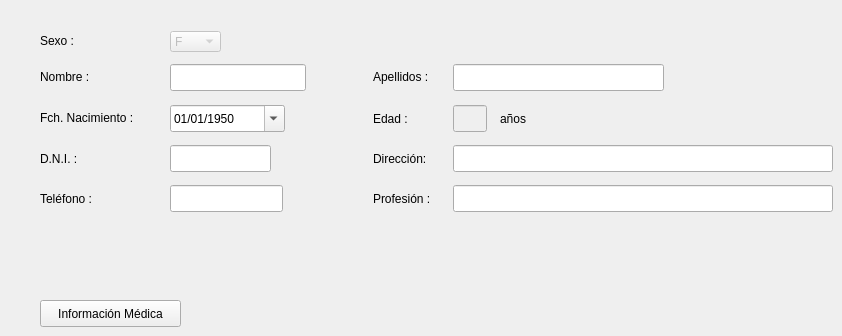
    <widget class="QWidget" name="tab_DatosPers">
     <attribute name="title">
      <string>Datos Personales</string>
     </attribute>
     <widget class="QPushButton" name="pushButton_InfMed">
      <property name="geometry">
       <rect>
        <x>40</x>
        <y>300</y>
        <width>141</width>
        <height>27</height>
       </rect>
      </property>
      <property name="text">
       <string>Información Médica</string>
      </property>
     </widget>
     <widget class="QLabel" name="label_nom">
      <property name="geometry">
       <rect>
        <x>40</x>
        <y>68</y>
        <width>62</width>
        <height>17</height>
       </rect>
      </property>
      <property name="text">
       <string>Nombre :</string>
      </property>
     </widget>
     <widget class="QLineEdit" name="lineEdit_Nom">
      <property name="geometry">
       <rect>
        <x>170</x>
        <y>64</y>
        <width>136</width>
        <height>27</height>
       </rect>
      </property>
      <property name="text">
       <string/>
      </property>
     </widget>
     <widget class="QLabel" name="label_apell">
      <property name="geometry">
       <rect>
        <x>373</x>
        <y>68</y>
        <width>71</width>
        <height>17</height>
       </rect>
      </property>
      <property name="text">
       <string>Apellidos :</string>
      </property>
     </widget>
     <widget class="QLineEdit" name="lineEdit_Apell">
      <property name="geometry">
       <rect>
        <x>453</x>
        <y>64</y>
        <width>211</width>
        <height>27</height>
       </rect>
      </property>
     </widget>
     <widget class="QLabel" name="label_edad">
      <property name="geometry">
       <rect>
        <x>373</x>
        <y>110</y>
        <width>41</width>
        <height>17</height>
       </rect>
      </property>
      <property name="text">
       <string>Edad :</string>
      </property>
     </widget>
     <widget class="QLineEdit" name="lineEdit_Edad">
      <property name="enabled">
       <bool>false</bool>
      </property>
      <property name="geometry">
       <rect>
        <x>453</x>
        <y>105</y>
        <width>34</width>
        <height>27</height>
       </rect>
      </property>
      <property name="readOnly">
       <bool>true</bool>
      </property>
     </widget>
     <widget class="QLabel" name="label_sexo">
      <property name="geometry">
       <rect>
        <x>40</x>
        <y>32</y>
        <width>41</width>
        <height>17</height>
       </rect>
      </property>
      <property name="text">
       <string>Sexo :</string>
      </property>
     </widget>
     <widget class="QComboBox" name="combo_FM">
      <property name="enabled">
       <bool>false</bool>
      </property>
      <property name="geometry">
       <rect>
        <x>170</x>
        <y>31</y>
        <width>51</width>
        <height>21</height>
       </rect>
      </property>
      <property name="editable">
       <bool>false</bool>
      </property>
      <item>
       <property name="text">
        <string>F</string>
       </property>
      </item>
      <item>
       <property name="text">
        <string>M</string>
       </property>
      </item>
     </widget>
     <widget class="QDateTimeEdit" name="date_FNac">
      <property name="geometry">
       <rect>
        <x>170</x>
        <y>105</y>
        <width>115</width>
        <height>27</height>
       </rect>
      </property>
      <property name="date">
       <date>
        <year>1950</year>
        <month>1</month>
        <day>1</day>
       </date>
      </property>
      <property name="displayFormat">
       <string>dd/MM/yyyy</string>
      </property>
      <property name="calendarPopup">
       <bool>true</bool>
      </property>
     </widget>
     <widget class="QLabel" name="label_FNac">
      <property name="geometry">
       <rect>
        <x>40</x>
        <y>110</y>
        <width>118</width>
        <height>16</height>
       </rect>
      </property>
      <property name="text">
       <string>Fch. Nacimiento :</string>
      </property>
     </widget>
     <widget class="QLabel" name="label_dni">
      <property name="geometry">
       <rect>
        <x>40</x>
        <y>150</y>
        <width>47</width>
        <height>17</height>
       </rect>
      </property>
      <property name="text">
       <string>D.N.I. :</string>
      </property>
     </widget>
     <widget class="QLineEdit" name="lineEdit_Dni">
      <property name="geometry">
       <rect>
        <x>170</x>
        <y>145</y>
        <width>101</width>
        <height>27</height>
       </rect>
      </property>
     </widget>
     <widget class="QLabel" name="label_dir">
      <property name="geometry">
       <rect>
        <x>373</x>
        <y>150</y>
        <width>71</width>
        <height>17</height>
       </rect>
      </property>
      <property name="text">
       <string>Dirección:</string>
      </property>
     </widget>
     <widget class="QLineEdit" name="lineEdit_Dir">
      <property name="geometry">
       <rect>
        <x>453</x>
        <y>145</y>
        <width>380</width>
        <height>27</height>
       </rect>
      </property>
      <property name="readOnly">
       <bool>false</bool>
      </property>
     </widget>
     <widget class="QLabel" name="label_prof">
      <property name="geometry">
       <rect>
        <x>373</x>
        <y>190</y>
        <width>71</width>
        <height>17</height>
       </rect>
      </property>
      <property name="text">
       <string>Profesión :</string>
      </property>
     </widget>
     <widget class="QLineEdit" name="lineEdit_Prof">
      <property name="geometry">
       <rect>
        <x>453</x>
        <y>185</y>
        <width>380</width>
        <height>27</height>
       </rect>
      </property>
     </widget>
     <widget class="QLabel" name="label_tlf">
      <property name="geometry">
       <rect>
        <x>40</x>
        <y>190</y>
        <width>71</width>
        <height>17</height>
       </rect>
      </property>
      <property name="text">
       <string>Teléfono :</string>
      </property>
     </widget>
     <widget class="QLineEdit" name="lineEdit_Tlf">
      <property name="geometry">
       <rect>
        <x>170</x>
        <y>185</y>
        <width>113</width>
        <height>27</height>
       </rect>
      </property>
     </widget>
     <widget class="QLabel" name="label_7">
      <property name="geometry">
       <rect>
        <x>500</x>
        <y>112</y>
        <width>35</width>
        <height>14</height>
       </rect>
      </property>
      <property name="text">
       <string>años</string>
      </property>
     </widget>
    </widget>
